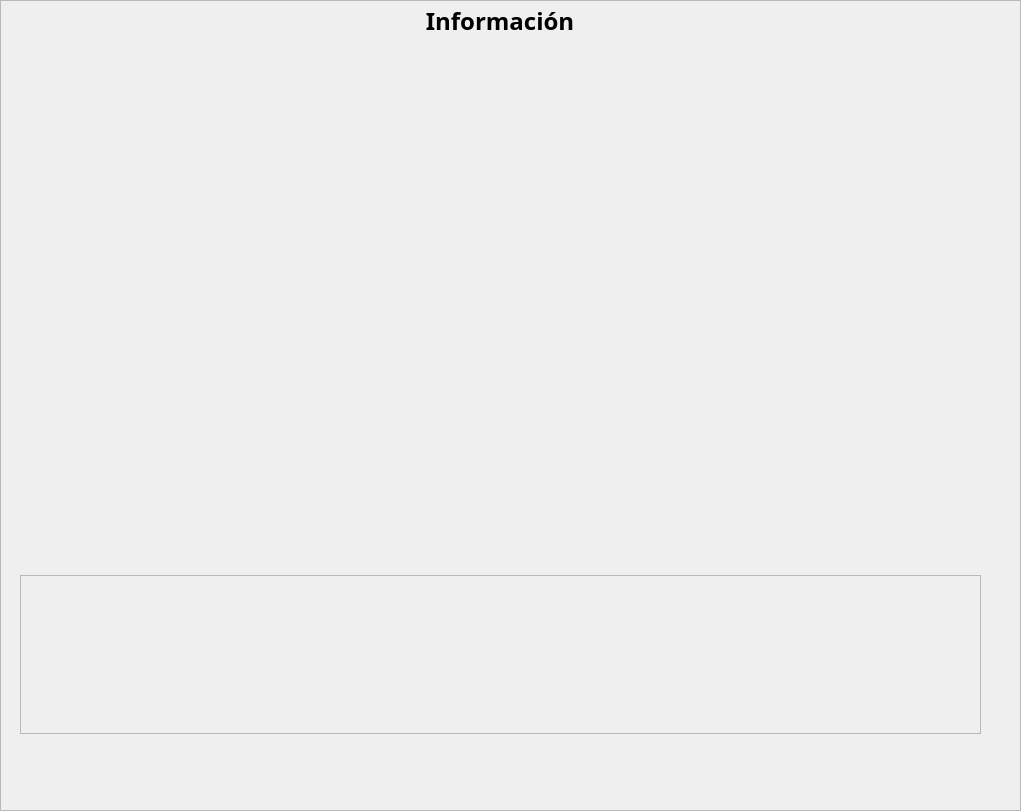
    <widget class="QFrame" name="InfoFrame">
     <property name="enabled">
      <bool>true</bool>
     </property>
     <property name="geometry">
      <rect>
       <x>0</x>
       <y>0</y>
       <width>1021</width>
       <height>811</height>
      </rect>
     </property>
     <property name="minimumSize">
      <size>
       <width>1021</width>
       <height>0</height>
      </size>
     </property>
     <property name="frameShape">
      <enum>QFrame::StyledPanel</enum>
     </property>
     <property name="frameShadow">
      <enum>QFrame::Raised</enum>
     </property>
     <widget class="QWidget" name="verticalLayoutWidget_2">
      <property name="geometry">
       <rect>
        <x>0</x>
        <y>-17</y>
        <width>1021</width>
        <height>751</height>
       </rect>
      </property>
      <layout class="QVBoxLayout" name="verticalLayoutInfo">
       <property name="spacing">
        <number>0</number>
       </property>
       <property name="topMargin">
        <number>0</number>
       </property>
       <item>
        <spacer name="verticalSpacer_3">
         <property name="orientation">
          <enum>Qt::Vertical</enum>
         </property>
         <property name="sizeType">
          <enum>QSizePolicy::Maximum</enum>
         </property>
         <property name="sizeHint" stdset="0">
          <size>
           <width>0</width>
           <height>11</height>
          </size>
         </property>
        </spacer>
       </item>
       <item>
        <spacer name="verticalSpacer_10">
         <property name="orientation">
          <enum>Qt::Vertical</enum>
         </property>
         <property name="sizeType">
          <enum>QSizePolicy::Maximum</enum>
         </property>
         <property name="sizeHint" stdset="0">
          <size>
           <width>20</width>
           <height>8</height>
          </size>
         </property>
        </spacer>
       </item>
       <item>
        <widget class="QLabel" name="InfoTittleLabel">
         <property name="sizePolicy">
          <sizepolicy hsizetype="Ignored" vsizetype="Preferred">
           <horstretch>0</horstretch>
           <verstretch>0</verstretch>
          </sizepolicy>
         </property>
         <property name="maximumSize">
          <size>
           <width>1000</width>
           <height>38</height>
          </size>
         </property>
         <property name="font">
          <font>
           <family>Trebuchet MS</family>
           <pointsize>18</pointsize>
           <weight>75</weight>
           <bold>true</bold>
          </font>
         </property>
         <property name="layoutDirection">
          <enum>Qt::LeftToRight</enum>
         </property>
         <property name="text">
          <string>Información</string>
         </property>
         <property name="alignment">
          <set>Qt::AlignCenter</set>
         </property>
        </widget>
       </item>
       <item>
        <spacer name="verticalSpacer_2">
         <property name="orientation">
          <enum>Qt::Vertical</enum>
         </property>
         <property name="sizeType">
          <enum>QSizePolicy::Maximum</enum>
         </property>
         <property name="sizeHint" stdset="0">
          <size>
           <width>20</width>
           <height>5</height>
          </size>
         </property>
        </spacer>
       </item>
       <item>
        <layout class="QVBoxLayout" name="verticalLayout">
         <property name="spacing">
          <number>0</number>
         </property>
         <item>
          <layout class="QHBoxLayout" name="horizontalLayout_7">
           <item>
            <spacer name="horizontalSpacer_2">
             <property name="orientation">
              <enum>Qt::Horizontal</enum>
             </property>
             <property name="sizeType">
              <enum>QSizePolicy::Minimum</enum>
             </property>
             <property name="sizeHint" stdset="0">
              <size>
               <width>20</width>
               <height>20</height>
              </size>
             </property>
            </spacer>
           </item>
           <item>
            <spacer name="verticalSpacer_9">
             <property name="orientation">
              <enum>Qt::Vertical</enum>
             </property>
             <property name="sizeType">
              <enum>QSizePolicy::Maximum</enum>
             </property>
             <property name="sizeHint" stdset="0">
              <size>
               <width>0</width>
               <height>530</height>
              </size>
             </property>
            </spacer>
           </item>
           <item>
            <widget class="QLabel" name="label_2">
             <property name="sizePolicy">
              <sizepolicy hsizetype="Minimum" vsizetype="Minimum">
               <horstretch>0</horstretch>
               <verstretch>0</verstretch>
              </sizepolicy>
             </property>
             <property name="minimumSize">
              <size>
               <width>800</width>
               <height>50</height>
              </size>
             </property>
             <property name="font">
              <font>
               <weight>50</weight>
               <bold>false</bold>
               <stylestrategy>PreferAntialias</stylestrategy>
              </font>
             </property>
             <property name="text">
              <string/>
             </property>
             <property name="textFormat">
              <enum>Qt::PlainText</enum>
             </property>
             <property name="pixmap">
              <pixmap>AppImg/InfoPage.png</pixmap>
             </property>
             <property name="alignment">
              <set>Qt::AlignJustify|Qt::AlignVCenter</set>
             </property>
             <property name="wordWrap">
              <bool>true</bool>
             </property>
            </widget>
           </item>
           <item>
            <spacer name="horizontalSpacer_3">
             <property name="orientation">
              <enum>Qt::Horizontal</enum>
             </property>
             <property name="sizeType">
              <enum>QSizePolicy::Minimum</enum>
             </property>
             <property name="sizeHint" stdset="0">
              <size>
               <width>10</width>
               <height>20</height>
              </size>
             </property>
            </spacer>
           </item>
          </layout>
         </item>
         <item>
          <layout class="QHBoxLayout" name="horizontalLayout">
           <property name="spacing">
            <number>0</number>
           </property>
           <item>
            <spacer name="horizontalSpacer_4">
             <property name="orientation">
              <enum>Qt::Horizontal</enum>
             </property>
             <property name="sizeType">
              <enum>QSizePolicy::Maximum</enum>
             </property>
             <property name="sizeHint" stdset="0">
              <size>
               <width>20</width>
               <height>20</height>
              </size>
             </property>
            </spacer>
           </item>
           <item>
            <widget class="QFrame" name="frame">
             <property name="frameShape">
              <enum>QFrame::StyledPanel</enum>
             </property>
             <property name="frameShadow">
              <enum>QFrame::Raised</enum>
             </property>
             <widget class="QLabel" name="label_3">
              <property name="geometry">
               <rect>
                <x>180</x>
                <y>40</y>
                <width>231</width>
                <height>61</height>
               </rect>
              </property>
              <property name="text">
               <string/>
              </property>
              <property name="pixmap">
               <pixmap>AppImg/LogoUMU.png</pixmap>
              </property>
             </widget>
             <widget class="QLabel" name="label_4">
              <property name="geometry">
               <rect>
                <x>550</x>
                <y>40</y>
                <width>191</width>
                <height>61</height>
               </rect>
              </property>
              <property name="text">
               <string/>
              </property>
              <property name="pixmap">
               <pixmap>AppImg/LogoFIUM.png</pixmap>
              </property>
             </widget>
            </widget>
           </item>
           <item>
            <spacer name="horizontalSpacer_5">
             <property name="orientation">
              <enum>Qt::Horizontal</enum>
             </property>
             <property name="sizeType">
              <enum>QSizePolicy::Maximum</enum>
             </property>
             <property name="sizeHint" stdset="0">
              <size>
               <width>40</width>
               <height>20</height>
              </size>
             </property>
            </spacer>
           </item>
          </layout>
         </item>
        </layout>
       </item>
      </layout>
     </widget>
    </widget>
